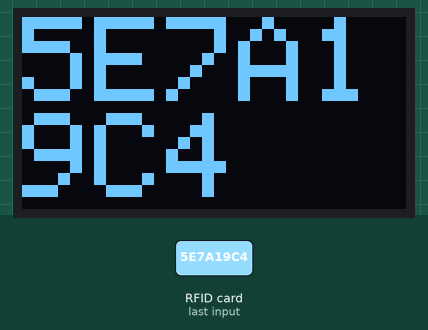
Simulated run of this sketch. Board: Arduino Mega 2560, built with avr-gcc and run on an emulated ATmega2560. Parts: 128×64 one-colour display. The test bench sets the inputs (shaded band). The local clock reads 2024-03-15 10:24:30 at power-on unless the sketch sets it; storage starts empty; what the sketch prints to the serial monitor is not drawn.

1.4 s: RFID card 5E 7A 19 C4 held to the reader
Above: at 2.6 s.
Timing chart, 0 to 4.4 s (numbered marks = the images above; inputs shaded):
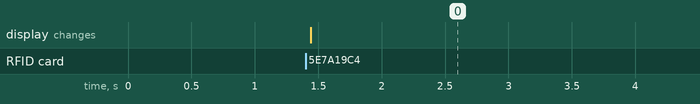

Measured:
- after the input at 1.4 s, the display: changes at once (image 0)

The sketch:

CMA_cardInit_UlongMatchFirstWorking.ino
```cpp
#include <SPI.h>
#include <MFRC522.h>
#include <SD.h>
#include <Wire.h>
#include <Adafruit_GFX.h>
#include <Adafruit_SSD1306.h>
#include "RTClib.h"
#include <EDB.h>


#define RST_PIN_rc522         48           // Configurable, see typical pin layout
#define SS_PIN_rc522          53         // Configurable, see typical pin layout

MFRC522 mfrc522(SS_PIN_rc522, RST_PIN_rc522);   // Create MFRC522 instance.
MFRC522::MIFARE_Key key;
byte readCard[4];
int readSuccessful;

/*
 *Display Segment
 */
#define OLED_ADDR 0x3C
#define SCREEN_WIDTH 128 // OLED display width, in pixels
#define SCREEN_HEIGHT 64 // OLED display height, in pixels
#define OLED_RESET    -1 // Reset pin # (or -1 if sharing Arduino reset pin)
Adafruit_SSD1306 display(SCREEN_WIDTH, SCREEN_HEIGHT, &Wire, OLED_RESET);


/*
 * RTC Segment
 */
#define RTC_ADDR 0x68
DateTime now;
RTC_DS3231 rtc;


/*
 * SD Card Segment
 */
#define RST_PIN_SD            1
#define SS_PIN_SD             41
char* card_ids = "/cards.txt";
char* user_names = "/users.txt";
char* logs = "/usage_logs.csv";
File myFile;
File xFile;
String buffert;
String uid_str;

/*
 * Arduino Database
 */
#define TABLE_SIZE 8192
#define RECORDS_TO_CREATE 55
char* db_name = "/db/db_cards.db";
File dbFile;


void setup() {
    //Serial communications with PC
    Serial.begin(9600); // Initialize serial communications with the PC
    while (!Serial);    // Do nothing if no serial port is opened (added for Arduinos based on ATMEGA32U4)

    SPI.begin();        // Init SPI bus

    //MFRC522 Card Initialization
    mfrc522.PCD_Init(); // Init MFRC522 card

    // Prepare the key (used both as key A and as key B)
    // using FFFFFFFFFFFFh which is the default at chip delivery from the factory
    for (byte i = 0; i < 6; i++) {
        key.keyByte[i] = 0xFF;
    }

    //SD Card Initialization
    if (!SD.begin(SS_PIN_SD)) {
    Serial.println("initialization failed!");
    while (1);
    }
    Serial.println("initialization DONE");

    //OLED Display Initialization
    // SSD1306_SWITCHCAPVCC = generate display voltage from 3.3V internally
    if(!display.begin(SSD1306_SWITCHCAPVCC, OLED_ADDR)) {
      Serial.println(F("SSD1306 allocation failed"));
      for(;;); // Don't proceed, loop forever
    }
    display.clearDisplay();

    //RTC Initialize
    if (! rtc.begin()){
      Serial.println("Couldn't find RTC Module");
      while (1);
  }
}

//Function Declarations
unsigned long getID();  //Get ID of RFID card
String get_datestring(); //Get the date as a string
String get_timestring(); //Get the time as a string
String get_dayofweekstr();  //Get the day of the week as a string
int search_id(unsigned long uidd);


void loop() {


  if(mfrc522.PICC_IsNewCardPresent()) {
  unsigned long uid = getID();
  if(uid != -1){

    Serial.print("Card detected, UID: ");
    Serial.println(uid,HEX);
    Serial.println(get_datestring());
    display.clearDisplay();
    display.setTextSize(4);             // Normal 1:1 pixel scale
    display.setTextColor(WHITE);        // Draw white text
    display.setCursor(0,0);
    display.println(uid,HEX);
    display.display();
    Serial.println("Into search fn");
    search_id(uid);
    Serial.println("Out of search fn");
    /*
    myFile = SD.open("test1.txt", FILE_WRITE);
    myFile.println(uid,HEX);
    myFile.close();
    myFile = SD.open("test1.txt");
    if (myFile) {
    Serial.println("test1.txt:");

    // read from the file until there's nothing else in it:
    while (myFile.available()) {

      Serial.write(myFile.read());

    }
    // close the file:
    myFile.close();

  } else {
    // if the file didn't open, print an error:
    Serial.println("error opening test1.txt");
  }
  */
    }
  }


}


unsigned long getID(){
  if ( ! mfrc522.PICC_ReadCardSerial()) {
    return -1;
  }
  unsigned long hex_num=0;
  hex_num += (unsigned long)mfrc522.uid.uidByte[0] << 24;
  //Serial.println(mfrc522.uid.uidByte[0],HEX);
  hex_num += (unsigned long)mfrc522.uid.uidByte[1] << 16;
  //Serial.println(mfrc522.uid.uidByte[1],HEX);
  hex_num += (unsigned long)mfrc522.uid.uidByte[2] <<  8;
  //Serial.println(mfrc522.uid.uidByte[2],HEX);
  hex_num += (unsigned long)mfrc522.uid.uidByte[3];
  //Serial.println(mfrc522.uid.uidByte[3],HEX);
  mfrc522.PICC_HaltA(); // Stop reading
  return hex_num;
}

int search_id(unsigned long uidd){
  xFile = SD.open(card_ids);
  int index=0;
  if (xFile) {
    //Linear read from file, top to bottom
    Serial.print("xFiles:");

    int x=0;
    while (xFile.available()) {

      //a=inout from file
      //b=input from card(active)
      buffert = xFile.readStringUntil('\n'); //A Line of file

      uid_str = String(uidd,HEX);
      uid_str.toUpperCase();
      buffert.toUpperCase();

      Serial.println(buffert);

      char a[8];
      char b[8];
      strcpy(a,buffert.c_str());
      strcpy(b,uid_str.c_str());

      Serial.print("a:");
      Serial.println(a);
      Serial.print("b:");
      Serial.println(b);

      unsigned long A = (unsigned long) strtoul(a,NULL,16);
      //unsigned long A = atol(b);
      Serial.print("buffert:");
      Serial.println(buffert);
      Serial.print("uidstr:");
      Serial.println(uid_str);
      Serial.print("A:");
      Serial.println(A,HEX);


      if(A==uidd){
        Serial.println("MATCHES");
        break;
      }
      index+=1;
      Serial.print("--------------------------");
    }


    // close the file:
    xFile.close();
    //Return index of match
    return index;
  }
}

String get_datestring(){
  DateTime now = rtc.now();
  String date = String(now.day())+'/'+String(now.month())+'/'+String(now.year());
  return date;
}
```
